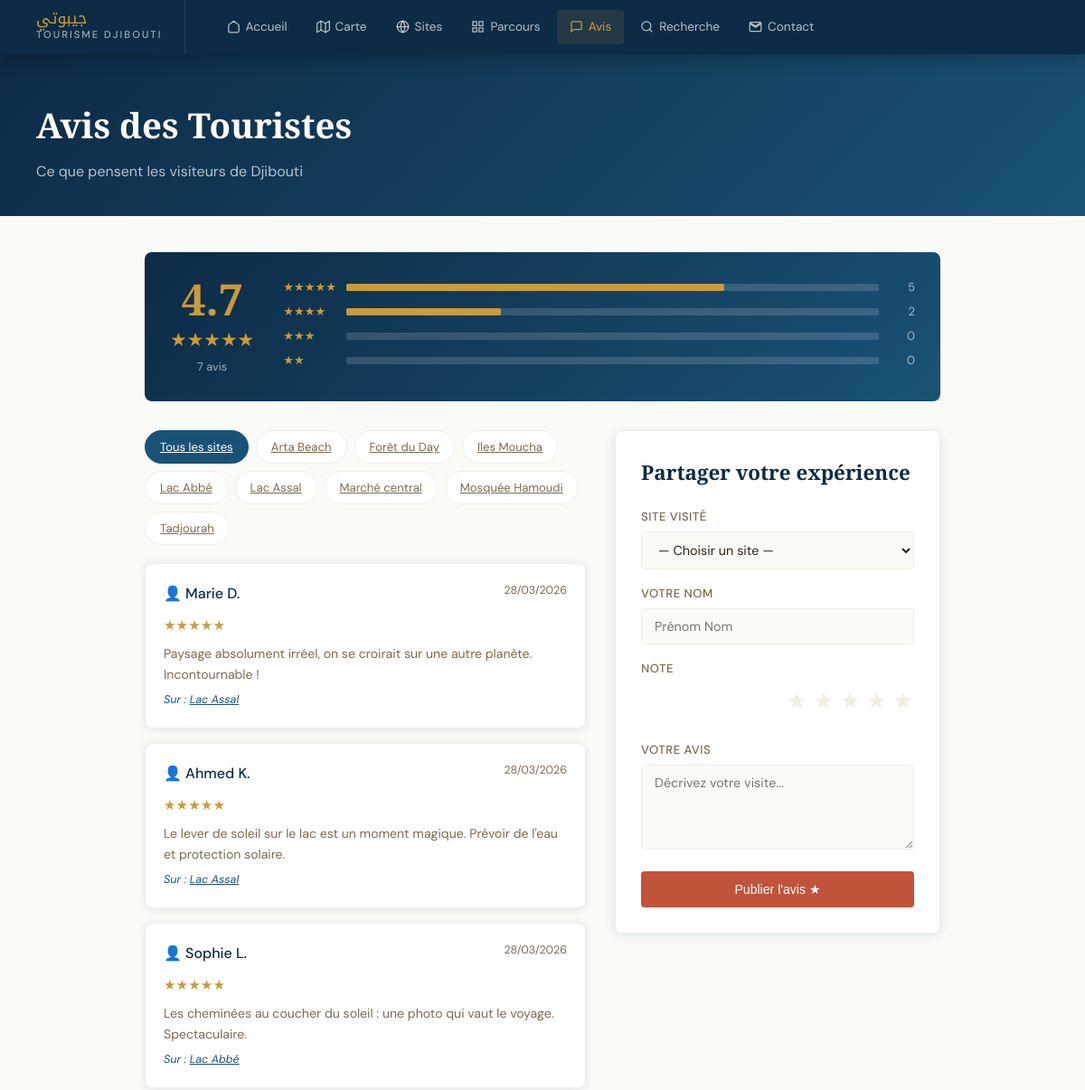
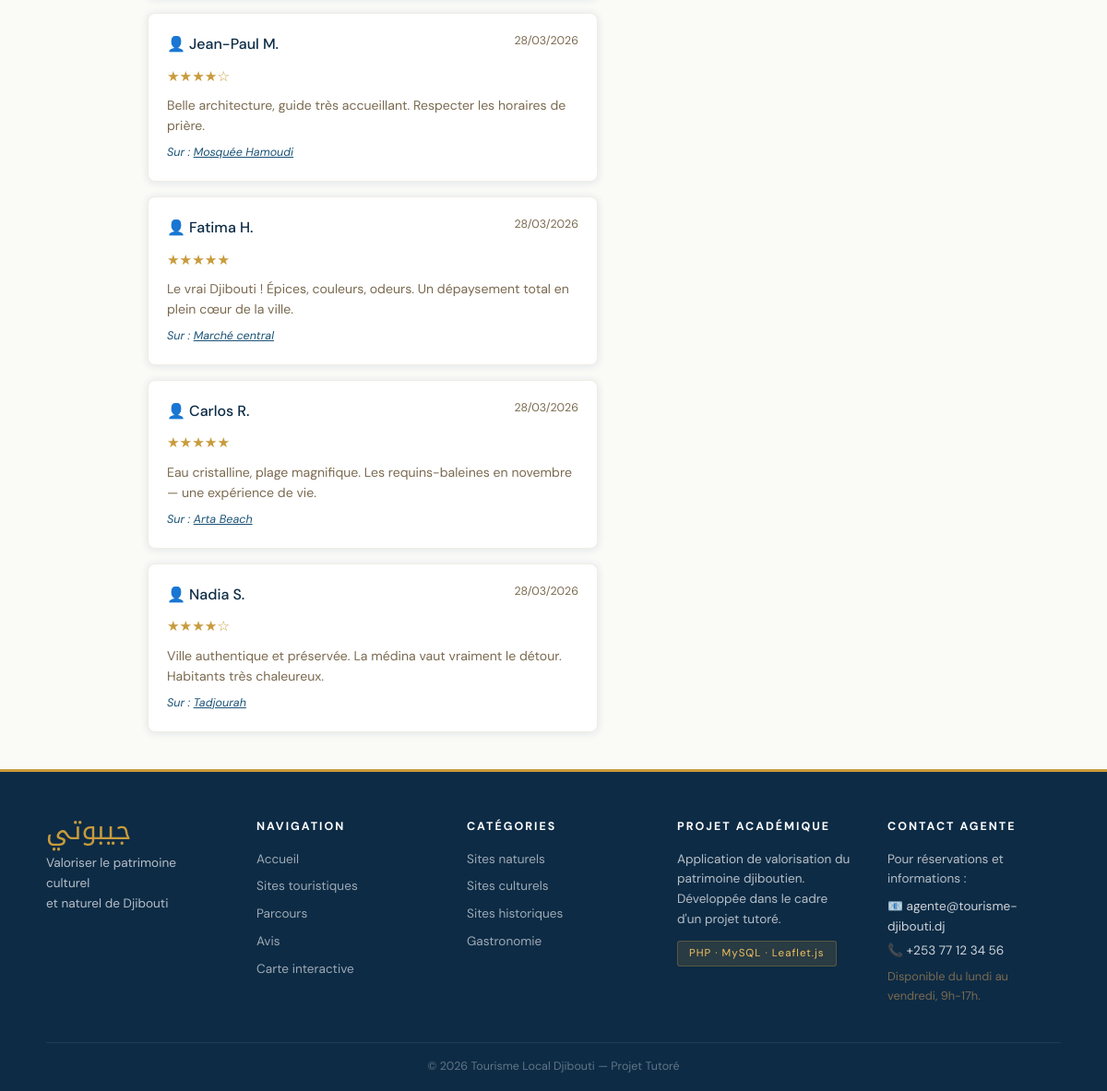
The app's page /avis.php with its own data (2 pictures, top to bottom).
### tables this page shows
CREATE TABLE sites (
    id INT AUTO_INCREMENT PRIMARY KEY,
    nom VARCHAR(150) NOT NULL,
    description TEXT,
    categorie ENUM('naturel','culturel','historique','gastronomique') NOT NULL,
    latitude DECIMAL(10,7),
    longitude DECIMAL(10,7),
    adresse VARCHAR(200),
    photo VARCHAR(255),
    patrimoine BOOLEAN DEFAULT FALSE,
    actif BOOLEAN DEFAULT TRUE,
    date_creation TIMESTAMP DEFAULT CURRENT_TIMESTAMP
);

CREATE TABLE avis (
    id INT AUTO_INCREMENT PRIMARY KEY,
    touriste_id INT,
    site_id INT NOT NULL,
    nom_visiteur VARCHAR(100),
    note TINYINT NOT NULL CHECK (note BETWEEN 1 AND 5),
    commentaire TEXT,
    date_avis TIMESTAMP DEFAULT CURRENT_TIMESTAMP,
    valide BOOLEAN DEFAULT TRUE,
    FOREIGN KEY (touriste_id) REFERENCES touristes(id) ON DELETE SET NULL,
    FOREIGN KEY (site_id) REFERENCES sites(id) ON DELETE CASCADE
);

### avis.php (the view, shortened to what this page needs)
<?php
require_once 'config/db.php';
$site_filtre = isset($_GET['site']) ? (int)$_GET['site'] : 0;
$where = "WHERE a.valide = 1";
$params = [];
$stmt = $pdo->prepare("
    SELECT a.*, s.nom AS site_nom, s.categorie
    FROM avis a
    JOIN sites s ON s.id = a.site_id
    $where
    ORDER BY a.date_avis DESC
");
$stmt->execute($params);
$avis_list = $stmt->fetchAll();
$stats = $pdo->query("
    SELECT
        COUNT(*) AS total,
        ROUND(AVG(note),1) AS moy,
        SUM(note=5) AS nb5,
        SUM(note=4) AS nb4,
        SUM(note=3) AS nb3,
        SUM(note<=2) AS nb2
    FROM avis WHERE valide=1
")->fetch();
$sites_list = $pdo->query("SELECT id, nom, categorie FROM sites WHERE actif=1 ORDER BY nom")->fetchAll();
include 'includes/header.php';
?>
<div class="page-header">
    <h1>Avis des Touristes</h1>
    <p>Ce que pensent les visiteurs de Djibouti</p>
</div>
<div class="content-area" style="max-width:960px;">
    <?php if ($stats['total'] > 0): ?>
    <div style="background:linear-gradient(135deg,var(--ocean-deep),var(--ocean));color:white;border-radius:8px;padding:28px;margin-bottom:32px;display:flex;gap:32px;flex-wrap:wrap;align-items:center;">
        <div style="text-align:center;">
            <div style="font-family:'Cormorant Garamond',serif;font-size:3rem;font-weight:600;color:var(--or);line-height:1;"><?= $stats['moy'] ?></div>
            <div style="font-size:1.3rem;color:var(--or);margin:4px 0;"><?= str_repeat('★', round($stats['moy'])) ?></div>
            <div style="font-size:0.8rem;color:rgba(255,255,255,0.6);"><?= $stats['total'] ?> avis</div>
        </div>
        <div style="flex:1;min-width:200px;">
            <?php
            $bars = [5=>$stats['nb5'], 4=>$stats['nb4'], 3=>$stats['nb3'], 2=>$stats['nb2']];
            foreach ($bars as $n => $count):
                $pct = $stats['total'] > 0 ? round(($count/$stats['total'])*100) : 0;
            ?>
            <div style="display:flex;align-items:center;gap:10px;margin-bottom:6px;font-size:0.82rem;">
                <span style="color:var(--or);width:60px;"><?= str_repeat('★',$n) ?></span>
                <div style="flex:1;background:rgba(255,255,255,0.15);border-radius:2px;height:8px;">
                    <div style="width:<?= $pct ?>%;background:var(--or);height:100%;border-radius:2px;transition:width 0.5s;"></div>
                </div>
                <span style="color:rgba(255,255,255,0.6);width:30px;text-align:right;"><?= $count ?></span>
            </div>
            <?php endforeach; ?>
        </div>
    </div>
    <?php endif; ?>
    <div style="display:grid;grid-template-columns:1fr 360px;gap:32px;align-items:flex-start;">
        <div>
            <div style="display:flex;gap:8px;flex-wrap:wrap;margin-bottom:20px;">
                <a href="avis.php" class="filter-btn <?= !$site_filtre ? 'active' : '' ?>">Tous les sites</a>
                <?php foreach ($sites_list as $s): ?>
                <a href="avis.php?site=<?= $s['id'] ?>" class="filter-btn <?= $site_filtre == $s['id'] ? 'active' : '' ?>">
                    <?= htmlspecialchars($s['nom']) ?>
                </a>
                <?php endforeach; ?>
            </div>
            <?php if (empty($avis_list)): ?>
                <div class="no-results">Aucun avis pour l'instant. Soyez le premier !</div>
            <?php else: ?>
            <div class="avis-list">
                <?php foreach ($avis_list as $a): ?>
                <div class="avis-card">
                    <div class="avis-header">
                        <span class="avis-author">👤 <?= htmlspecialchars($a['nom_visiteur'] ?? 'Anonyme') ?></span>
                        <span class="avis-date"><?= date('d/m/Y', strtotime($a['date_avis'])) ?></span>
                    </div>
                    <div class="avis-stars"><?= str_repeat('★', $a['note']) ?><?= str_repeat('☆', 5-$a['note']) ?></div>
                    <div class="avis-text"><?= nl2br(htmlspecialchars($a['commentaire'])) ?></div>
                    <div class="avis-site">
                        Sur : <a href="site_detail.php?id=<?= $a['site_id'] ?>" style="color:var(--ocean);">
                            <?= htmlspecialchars($a['site_nom']) ?>
                        </a>
                    </div>
                </div>
                <?php endforeach; ?>
            </div>
            <?php endif; ?>
        </div>
        <div style="position:sticky;top:80px;">
            <div class="avis-form-card">
                <h3>Partager votre expérience</h3>
                <form method="POST">
                    <div class="form-group">
                        <label>Site visité</label>
                        <select name="site_id" required>
                            <option value="">— Choisir un site —</option>
                        </select>
                    </div>
                    <div class="form-group">
                        <label>Votre nom</label>
                        <input type="text" name="nom" placeholder="Prénom Nom" required maxlength="100">
                    </div>
                    <div class="form-group">
                        <label>Note</label>
                        <div class="star-rating">
                            <input type="radio" name="note" id="r5" value="5"><label for="r5">★</label>
                            <input type="radio" name="note" id="r4" value="4"><label for="r4">★</label>
                            <input type="radio" name="note" id="r3" value="3"><label for="r3">★</label>
                            <input type="radio" name="note" id="r2" value="2"><label for="r2">★</label>
                            <input type="radio" name="note" id="r1" value="1"><label for="r1">★</label>
                        </div>
                    </div>
                    <div class="form-group">
                        <label>Votre avis</label>
                        <textarea name="commentaire" rows="4" placeholder="Décrivez votre visite..." required maxlength="500" style="resize:vertical;"></textarea>
                    </div>
                    <button type="submit" class="btn btn-primary" style="width:100%;justify-content:center;">
                        Publier l'avis ★
                    </button>
                </form>
            </div>
        </div>
    </div>
</div>
<?php include 'includes/footer.php'; ?>

### assets/css/style.css (style rules this page uses)
:root { --sable: #E8D5A3; --sable-pale:#F5EDD5; --ocean: #1A5276; --ocean-deep:#0D2B45; --ocean-mid: #2471A3; --coral: #C0533A; --coral-pale:#E8896E; --or: #C89B3C; --or-pale: #F0C060; --blanc: #FAFAF7; --gris-pale: #F0EDE5; --texte: #2C2416; --texte-dim: #7A6A50; --ombre: rgba(26,82,118,0.12); }
* { box-sizing: border-box; margin: 0; padding: 0; }
html { scroll-behavior: smooth; }
body { font-family: 'DM Sans', sans-serif; background: var(--blanc); color: var(--texte); line-height: 1.6; }
.btn { display: inline-flex; align-items: center; gap: 8px; padding: 12px 24px; border-radius: 4px; font-size: 0.88rem; font-weight: 500; text-decoration: none; border: none; cursor: pointer; transition: all 0.2s; }
.btn-primary { background: var(--coral); color: white; }
.page-header { background: linear-gradient(135deg, var(--ocean-deep), var(--ocean)); color: white; padding: 48px 40px 36px; }
.page-header h1 { font-family: 'Cormorant Garamond', serif; font-size: 2.4rem; font-weight: 600; }
.page-header p { color: rgba(255,255,255,0.7); margin-top: 8px; }
.filter-btn { padding: 7px 16px; border-radius: 20px; border: 1.5px solid var(--gris-pale); background: white; color: var(--texte-dim); font-size: 0.82rem; cursor: pointer; transition: all 0.2s; font-family: 'DM Sans', sans-serif; }
.filter-btn:hover, .filter-btn.active { background: var(--ocean); color: white; border-color: var(--ocean); }
.content-area { max-width: 1200px; margin: 40px auto; padding: 0 40px; }
.avis-form-card { background: white; border-radius: 8px; border: 1px solid var(--gris-pale); padding: 28px; margin-bottom: 32px; box-shadow: 0 2px 12px var(--ombre); }
.avis-form-card h3 { font-family: 'Cormorant Garamond', serif; font-size: 1.4rem; color: var(--ocean-deep); margin-bottom: 20px; }
.form-group { margin-bottom: 16px; }
.form-group label { display: block; font-size: 0.82rem; font-weight: 500; color: var(--texte-dim); margin-bottom: 6px; text-transform: uppercase; letter-spacing: 0.5px; }
.form-group input, .form-group select, .form-group textarea { width: 100%; padding: 10px 14px; border: 1.5px solid var(--gris-pale); border-radius: 4px; font-family: 'DM Sans', sans-serif; font-size: 0.9rem; color: var(--texte); transition: border-color 0.2s; background: var(--blanc); }
.star-rating { display: flex; gap: 6px; margin-top: 4px; }
.star-rating label { font-size: 1.6rem; color: var(--gris-pale); cursor: pointer; transition: color 0.15s; }
.star-rating { flex-direction: row-reverse; }
.avis-list { display: flex; flex-direction: column; gap: 16px; }
.avis-card { background: white; border-radius: 8px; border: 1px solid var(--gris-pale); padding: 20px; box-shadow: 0 1px 8px var(--ombre); }
.avis-header { display: flex; justify-content: space-between; align-items: flex-start; margin-bottom: 10px; }
.avis-author { font-weight: 500; color: var(--ocean-deep); }
.avis-date { font-size: 0.78rem; color: var(--texte-dim); }
.avis-stars { color: var(--or); font-size: 0.95rem; margin-bottom: 8px; }
.avis-text { font-size: 0.88rem; color: var(--texte-dim); line-height: 1.6; }
.avis-site { font-size: 0.78rem; color: var(--ocean); margin-top: 8px; font-style: italic; }

### records on screen
sites: nom "Arta Beach"
sites: nom "Forêt du Day"
sites: nom "Iles Moucha"
sites: nom "Lac Abbé"
sites: nom "Lac Assal"
sites: nom "Marché central"
sites: nom "Mosquée Hamoudi"
sites: nom "Tadjourah"
avis: nom_visiteur "Marie D.", date_avis "28/03/2026", note "★★★★★", commentaire "Paysage absolument irréel, on se croirait sur une autre planète. Incontournable !", site.nom "Lac Assal"
avis: nom_visiteur "Ahmed K.", date_avis "28/03/2026", note "★★★★★", commentaire "Le lever de soleil sur le lac est un moment magique. Prévoir de l'eau et protection solaire.", site.nom "Lac Assal"
avis: nom_visiteur "Sophie L.", date_avis "28/03/2026", note "★★★★★", commentaire "Les cheminées au coucher du soleil : une photo qui vaut le voyage. Spectaculaire.", site.nom "Lac Abbé"
avis: nom_visiteur "Jean-Paul M.", date_avis "28/03/2026", note "★★★★", note "☆", commentaire "Belle architecture, guide très accueillant. Respecter les horaires de prière.", site.nom "Mosquée Hamoudi"
avis: nom_visiteur "Fatima H.", date_avis "28/03/2026", note "★★★★★", commentaire "Le vrai Djibouti ! Épices, couleurs, odeurs. Un dépaysement total en plein cœur de la ville.", site.nom "Marché central"
avis: nom_visiteur "Carlos R.", date_avis "28/03/2026", note "★★★★★", commentaire "Eau cristalline, plage magnifique. Les requins-baleines en novembre — une expérience de vie.", site.nom "Arta Beach"
avis: nom_visiteur "Nadia S.", date_avis "28/03/2026", note "★★★★", note "☆", commentaire "Ville authentique et préservée. La médina vaut vraiment le détour. Habitants très chaleureux.", site.nom "Tadjourah"

### other values on screen
$stats['moy'] "4.7"
str_repeat('★', round($stats['moy'])) "★★★★★"
$stats['total'] "7"
str_repeat('★',$n) "★★★★★"
$count "5"
str_repeat('★',$n) "★★★★"
$count "2"
str_repeat('★',$n) "★★★"
$count "0"
str_repeat('★',$n) "★★"
